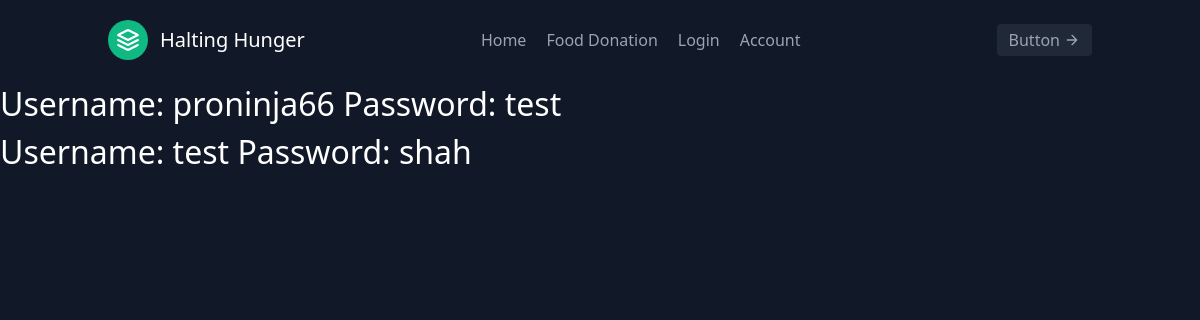
Page /accounts on the earlier database version.
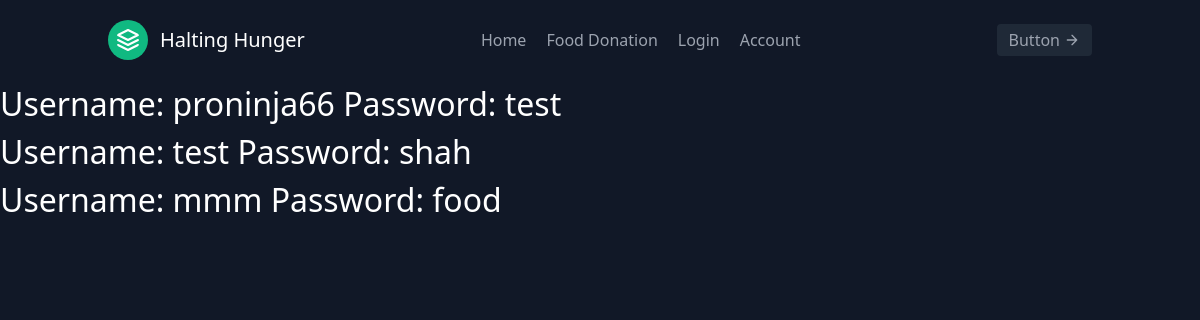
Same page on the later database version.
### app.py (models this page shows)
class User(db.Model):
    id = db.Column(db.Integer, primary_key=True)
    first_name = db.Column(db.String(50))
    last_name = db.Column(db.String(50))
    username = db.Column(db.String(50))
    password = db.Column(db.String(50))
    company_name = db.Column(db.String(50))
    items_donated = db.Column(db.Integer)
    def __repr__(self):
        return f"Username: {self.username} Password: {self.password}"

### app.py (the view)
@app.route('/accounts')
def view_accounts():
    accounts = User.query.order_by(User.id).all()
    return render_template('accounts.html', accounts = accounts)

### templates/accounts.html (shortened to what this page needs)
{% extends 'base.html' %}
{% block body %}
{% for x in accounts %}
    <h1>{{ x }}</h1>
{% endfor %}
{% endblock %}

### templates/base.html (shortened to what this page needs)
<!DOCTYPE html>
<html lang="en">
<head>
    <link rel="stylesheet" href="{{ url_for('static', filename='css/style.css') }}">
    <link href="https://unpkg.com/tailwindcss@^2/dist/tailwind.min.css" rel="stylesheet">
</head>
<body>
    <header class="text-gray-400 bg-gray-900 body-font">
        <div class="container mx-auto flex flex-wrap p-5 flex-col md:flex-row items-center">
          <a class="flex title-font font-medium items-center text-white mb-4 md:mb-0">
            <svg xmlns="http://www.w3.org/2000/svg" fill="none" stroke="currentColor" stroke-linecap="round" stroke-linejoin="round" stroke-width="2" class="w-10 h-10 text-white p-2 bg-green-500 rounded-full" viewBox="0 0 24 24">
              <path d="M12 2L2 7l10 5 10-5-10-5zM2 17l10 5 10-5M2 12l10 5 10-5"></path>
            </svg>
            <span class="ml-3 text-xl">Halting Hunger</span>
          </a>
          <nav class="md:ml-auto md:mr-auto flex flex-wrap items-center text-base justify-center">
            <a class="mr-5 hover:text-white" href='/'>Home</a>
            <a class="mr-5 hover:text-white" href='/donate'>Food Donation</a>
            <a class="mr-5 hover:text-white" href='/login'>Login</a>
            <a class="mr-5 hover:text-white" href='/accounts'>Account</a>
          </nav>
          <button class="inline-flex items-center bg-gray-800 border-0 py-1 px-3 focus:outline-none hover:bg-gray-700 rounded text-base mt-4 md:mt-0">Button
            <svg fill="none" stroke="currentColor" stroke-linecap="round" stroke-linejoin="round" stroke-width="2" class="w-4 h-4 ml-1" viewBox="0 0 24 24">
              <path d="M5 12h14M12 5l7 7-7 7"></path>
            </svg>
          </button>
        </div>
      </header>
    {% block body %}{% endblock %}
</body>
</html>

### static/css/style.css (style rules this page uses)
body { background-color: #111827; }
h1 { color: white; font-size: large; }

### templates/base.html (style rules this page uses)
h1 { font-size: xx-large; }

Differences in the rows shown:
added User: username+password "Username: mmm Password: food"
